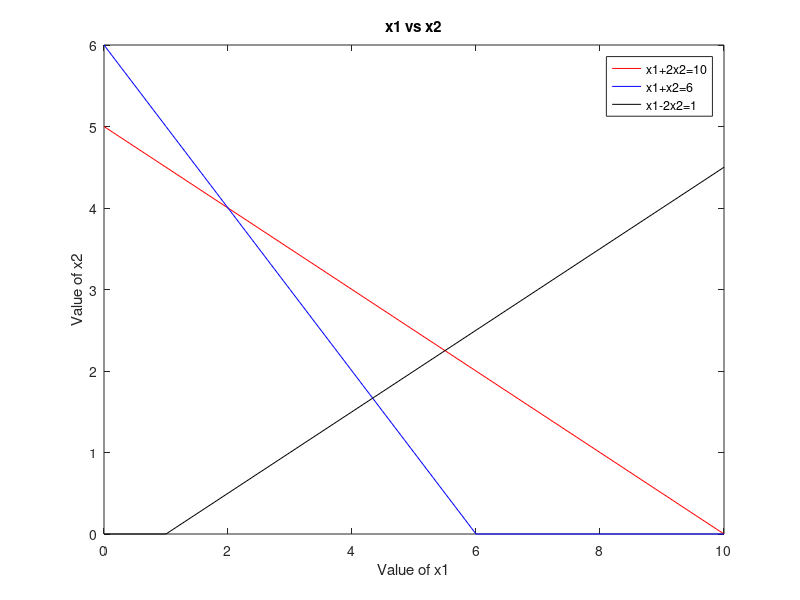

Write the MATLAB code that produced this figure.
clc 
clear all

% Max z = 2x1 + x2
% s.t. x1 + 2x2 <= 10
%      x1 + x2  <= 6
%      x1 - 2x2 <= 1

% Phase 1: Input parameters
A = [1 2; 1 1; 1 -2];
B = [10; 6; 1];
C = [2 1];

% Phase 2: Plotting lines
P = max(B);
x1  = 0:1:P;
x21 = (B(1) - A(1,1).*x1)./A(1,2);
x22 = (B(2) - A(2,1).*x1)./A(2,2);
x23 = (B(3) - A(3,1).*x1)./A(3,2);

% .( used for component wise multiplication in matrix
% Default increment = 1

% Compare each entry in x21 such that negative values are substituted by 0
% semicolon at end doesn't show up in output

x21 = max(0,x21)
x22 = max(0,x22)
x23 = max(0,x23)

% red, blue, black
% everything sequence wise

plot(x1, x21, 'r', x1, x22, 'b', x1, x23, 'k')
title('x1 vs x2')
xlabel('Value of x1')
ylabel('Value of x2')
legend('x1+2x2=10', 'x1+x2=6', 'x1-2x2=1')